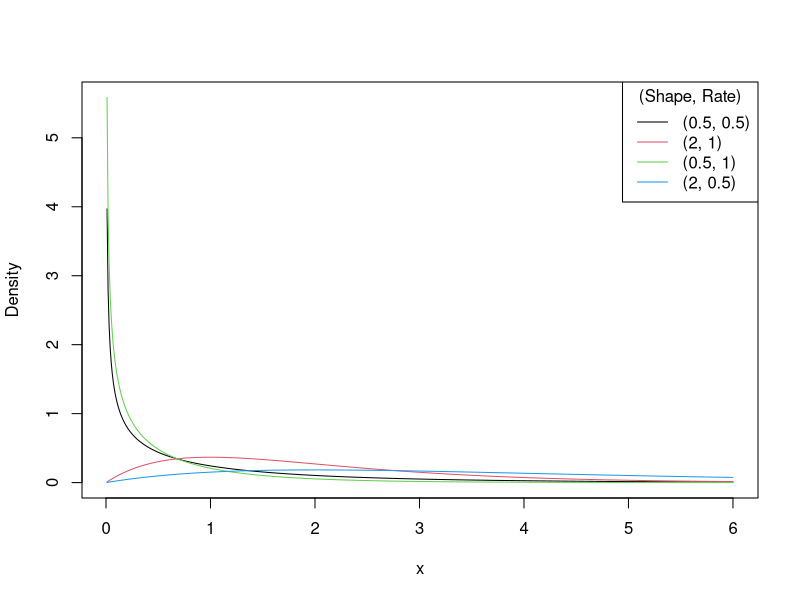
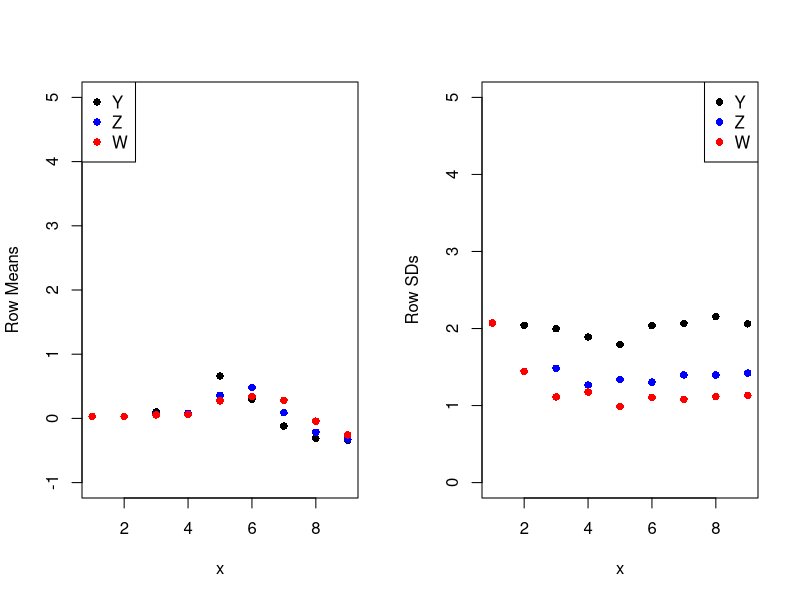

Recreate these plots in R, in order.
## ---- chunk 1
Y <- matrix(c(0.5, 2, 0.5, 2, 0.5, 1, 1, 0.5), 
            nrow = 4, ncol = 2)
x <- seq(0.01, 6, by = 0.01)
## ---- chunk 2
A <- matrix(0, nrow = 4, ncol = length(x))
## ---- chunk 3
for (i in 1:4) {
  A[i, ] <- dgamma(x, shape = Y[i, 1], rate = Y[i, 2])
}
## ---- chunk 4
plot(x, x, type = "n", ylim = c(0, max(A)), ylab = "Density")
for (i in 1:4) {
  lines(x, A[i, ], col = i)
}
legend("topright", col = 1:4, 
       legend = c("(0.5, 0.5)", "(2, 1)", "(0.5, 1)", "(2, 0.5)"), lty = 1,
       title = "(Shape, Rate)")
## ---- chunk 5
maxx <- c(x[which.max(A[1, ])], x[which.max(A[2, ])], 
          x[which.max(A[3, ])], x[which.max(A[4, ])])
## ---- chunk 6
modex <- ifelse(Y[, 1] < 1, 0, (Y[, 1] - 1)/Y[, 2])
## ---- chunk 7
Y <- matrix(c(0.5, 2, 0.5, 2, 0.5, 1, 1, 0.5, modex, maxx), 
            nrow = 4, ncol = 4)
colnames(Y) <- c("Shape", "Rate", "Mode", "Approximate Mode")
row.names(Y) <- c("Choice 1", "Choice 2", "Choice 3", "Choice 4")
knitr::kable(Y, digits = 2)
## ---- chunk 8
set.seed(32193829)
x <- seq(1, 9, by = 1)
y <- x + c(2, 2, -3, 0, -1, -2, 2, 3, 1)
## ---- chunk 9
Y <- matrix(NA, nrow = length(y), ncol = 100)
for (i in 1:100) {
  Y[, i] <- sample((-3):3, length(x), replace = TRUE)
}
## ---- chunk 10
W <- Z <- matrix(NA, nrow = length(y), ncol = 100)
Z[1, ] <- Y[1, ]
Z[2, ] <- (Y[1, ] + Y[2, ])/2
Z[3, ] <- (Y[2, ] + Y[3, ])/2
Z[4, ] <- (Y[3, ] + Y[4, ])/2
Z[5, ] <- (Y[4, ] + Y[5, ])/2
Z[6, ] <- (Y[5, ] + Y[6, ])/2
Z[7, ] <- (Y[6, ] + Y[7, ])/2
Z[8, ] <- (Y[7, ] + Y[8, ])/2
Z[9, ] <- (Y[8, ] + Y[9, ])/2
W[1, ] <- Y[1, ]
W[2, ] <- (Y[1, ] + Y[2, ])/2
W[3, ] <- (Y[1, ] + Y[2, ] + Y[3, ])/3
W[4, ] <- (Y[2, ] + Y[3, ] + Y[4, ])/3
W[5, ] <- (Y[3, ] + Y[4, ] + Y[5, ])/3
W[6, ] <- (Y[4, ] + Y[5, ] + Y[6, ])/3
W[7, ] <- (Y[5, ] + Y[6, ] + Y[7, ])/3
W[8, ] <- (Y[6, ] + Y[7, ] + Y[8, ])/3
W[9, ] <- (Y[7, ] + Y[8, ] + Y[9, ])/3
## ---- chunk 11
ymean <- zmean <- wmean <- rep(NA, 9)
for (i in 1:9) {
  ymean[i] <- mean(Y[i, ])
  zmean[i] <- mean(Z[i, ])
  wmean[i] <- mean(W[i, ])
}
## ---- chunk 12
ysd <- zsd <- wsd <- rep(NA, 9)
for (i in 1:9) {
  ysd[i] <- sd(Y[i, ])
  zsd[i] <- sd(Z[i, ])
  wsd[i] <- sd(W[i, ])
}
## ---- chunk 13
par(mfrow = c(1, 2))
plot(x, ymean, pch = 16, ylim = c(-1, 5), ylab = "Row Means")
points(x, zmean, pch = 16, col = "blue")
points(x, wmean, pch = 16, col = "red")
legend("topleft", col = c("black", "blue", "red"), legend = c("Y", "Z", "W"),
       pch = 16)

plot(x, ysd, pch = 16,
     ylim = c(0, 5), ylab = "Row SDs")
points(x, zsd, pch = 16, col = "blue")
points(x, wsd, pch = 16, col = "red")
legend("topright", col = c("black", "blue", "red"), legend = c("Y", "Z", "W"),
       pch = 16)
